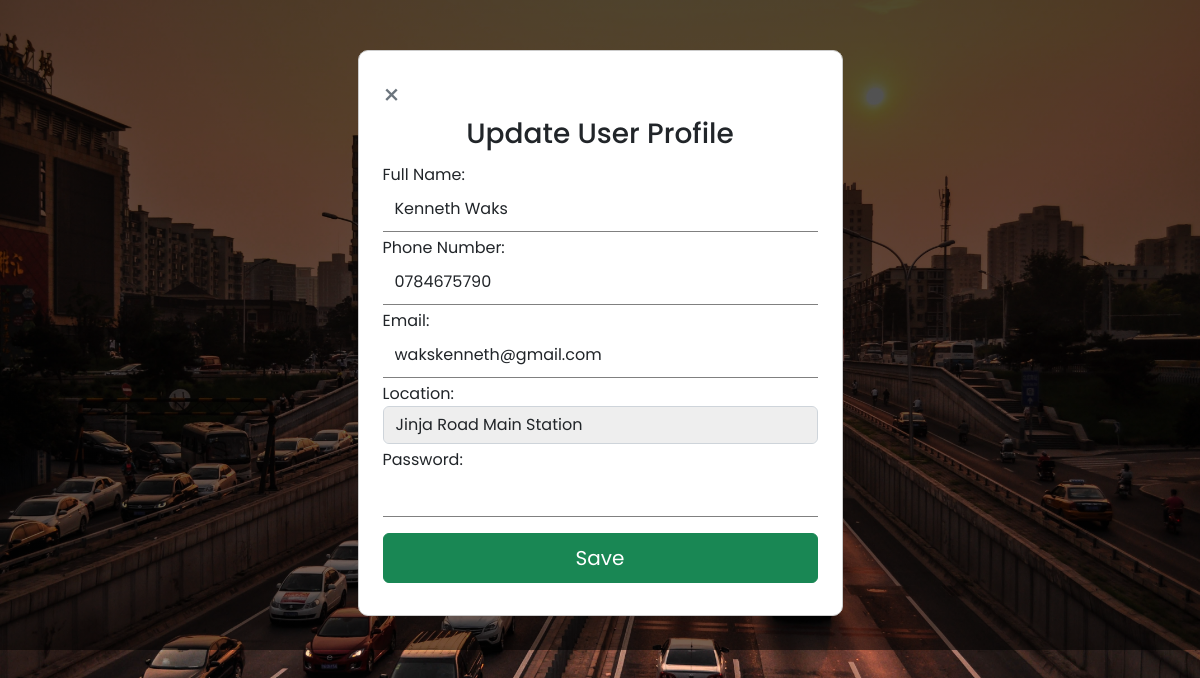
Screenshot of /dashboard/update_profile.php (signed in) with the database file from the repository.
### tables this page shows
CREATE TABLE `users` (
  `userid` int(11) NOT NULL,
  `fullname` varchar(200) NOT NULL,
  `phone` varchar(200) NOT NULL,
  `email` varchar(200) NOT NULL,
  `location` varchar(200) NOT NULL,
  `password` varchar(200) NOT NULL,
  `token` varchar(200) NOT NULL,
  `role` varchar(100) NOT NULL,
  `date_registered` varchar(100) NOT NULL
);

### dashboard/update_profile.php (the view, shortened to what this page needs)
<?php
include '../root/config.php';
$email   = $_SESSION['email'];
$stmt = $dbh->prepare("SELECT * FROM users WHERE email= :email");
$stmt->bindParam(':email', $email);
$stmt->execute();
$user = $stmt->fetch(PDO::FETCH_ASSOC);
?>
<!DOCTYPE html>
<html lang="en">
<head>
    <link href="https://cdn.jsdelivr.net/npm/bootstrap@5.2.3/dist/css/bootstrap.min.css" rel="stylesheet"
>
    <link rel="stylesheet" href="../src/style.css">
</head>
<body>
    <div class="overlay">
        <div class="container">
            <div class="row m-6 no-gutters">
                <div class="col-md-5 bg-white p-4" style="border-radius: 10px; border: 1px solid #ccc; display:block; margin:0 auto;">
                    <a href="javascript:history.back('profile.php')" class="text-secondary fs-3" style="text-decoration:none;"><span aria-hidden="true" >&times;</span></a>
                    <h3>Update User Profile</h3>
                    <div class="modal-content">
                        <form action="" method="post" enctype="multipart/form-data" class="form-style">
                            <div class="modal-body">
                                <div class="row">
                                    <div class="col-lg-12">
                                        <div class="form-group">
                                            <label>Full Name: </label>
                                            <input class="form-control" name="fullname" value="<?php echo $user['fullname']; ?>" type="text" required />
                                        </div>
                                    </div>
                                    <div class="col-lg-12">
                                        <div class="form-group">
                                            <label>Phone Number: </label>
                                            <input class="form-control" name="phone" maxlength="10" value="<?php echo $user['phone']; ?>" type="text" required />
                                        </div>
                                    </div>
                                    <div class="col-lg-12">
                                        <div class="form-group">
                                            <label>Email: </label>
                                            <input class="form-control" name="email" value="<?php echo $user['email']; ?>" type="email" required />
                                        </div>
                                    </div>
                                    <div class="col-lg-12">
                                        <div class="form-group">
                                            <label>Location: </label>
                                            <select class="form-control" readonly name="location" required>
                                                <option value="Jinja Road Main Station" <?php echo $user['location'] === 'Jinja Road Main Station' ? 'selected' : ''; ?>>Jinja Road Main Station</option>
                                            </select>
                                        </div>
                                    </div>
                                    <div class="col-lg-12">
                                        <div class="form-group">
                                            <label>Password: </label>
                                            <input class="form-control" name="password" value="" type="password" required/>
                                        </div>
                                    </div>
                                </div>
                                <div class="pb-2">
                                    <button type="submit" name="update_user_details_btn" class="btn btn-success w-100 h-28 font-weight-bold mt-3 fs-5">Save</button>
                                </div>
                            </div>
                        </form>
                    </div>
                </div>
            </div>
        </div>
    </div>
</body>
</html>

### src/style.css (style rules this page uses)
* { margin: 0; padding: 0; box-sizing: border-box; }
.overlay { width: 100%; height: 650px; background: linear-gradient(0deg, rgba(0, 0, 0, 0.54), rgba(0, 0, 0, 0.69)), url(/images/pexels-pixabay-210182.jpg); background-repeat: no-repeat; background-size: cover; }
.container { padding: 50px 0 0; border-radius: 10px; }
.form-style input { border: 0; height: 45px; border-radius: 0; border-bottom: 1px solid gray; }
button { height: 50px; }
:root { --primary-font-family: "Poppins", sans-serif; --light-white: #f5f8fa; --gray: #5e6278; --gray-1: #e3e3e3; }
body { font-family: var(--primary-font-family); font-size: 14px; }

### dashboard/update_profile.php (style rules this page uses)
body { background-image: url('../images/pexels-pixabay-210182.jpg'); background-size: cover; background-repeat: no-repeat; }
h3 { text-align:center; }
select[readonly] { pointer-events: none; background-color: #eee; }
.form-group label { margin-top:4px; font-size: 16px; }

### rows the page displays
users: fullname "Kenneth Waks", phone "0784675790", email "wakskenneth@gmail.com", location "Jinja Road Main Station"
